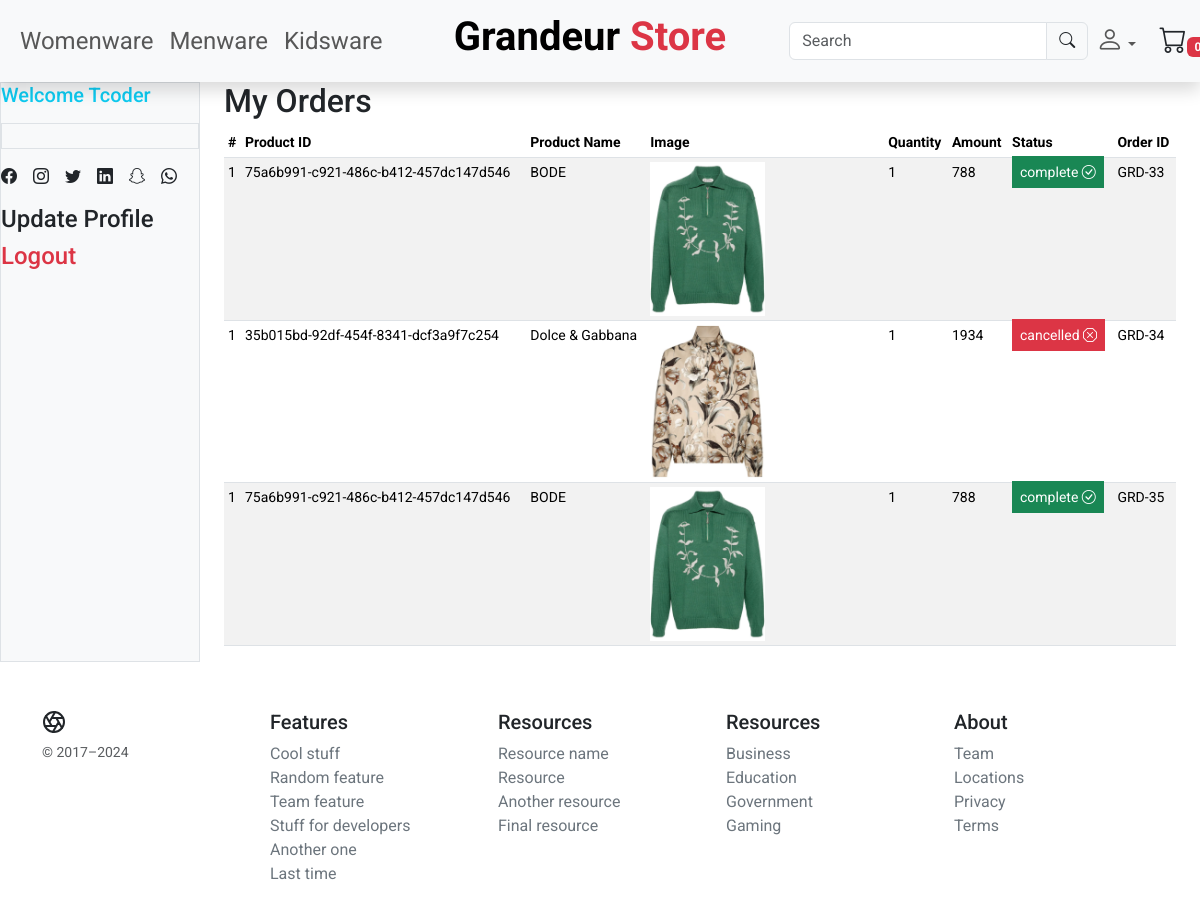
/users/dashboard/ (signed in), run on the app's committed database.
### stores/models.py (models this page shows, shortened)
class Category(models.Model):
    title = models.CharField(max_length=50)
    image = models.ImageField(upload_to='category')
    created = models.DateTimeField(auto_now_add=True)

class CartProduct(models.Model):
    product = models.ForeignKey(Product, on_delete=models.CASCADE,null=True,blank=True)
    cart = models.ForeignKey(Cart, on_delete=models.CASCADE,null=True,blank=True)
    quantity = models.PositiveIntegerField()
    subtotal = models.PositiveIntegerField()
    created = models.DateTimeField(auto_now_add=True)

class Product(models.Model):
    title = models.CharField(max_length=50)
    description = models.TextField()
    price = models.PositiveBigIntegerField()
    discount_price = models.PositiveBigIntegerField(null=True,blank=True)
    category = models.ForeignKey(Category, on_delete=models.CASCADE)
    main = models.ImageField(upload_to='product')
    photo1 = models.ImageField(upload_to='product',blank=True,null=True)
    photo2 = models.ImageField(upload_to='product',blank=True,null=True)
    photo3 = models.ImageField(upload_to='product',blank=True,null=True)
    photo4 = models.ImageField(upload_to='product',blank=True,null=True)
    delivery_date = models.CharField(max_length=50)
    return_policy = models.TextField()
    product_id = models.UUIDField(unique=True,default=uuid.uuid4)
    in_stock = models.IntegerField()
    available = models.BooleanField(default=True)
    created = models.DateTimeField(auto_now_add=True)

class Order(models.Model):
    cart = models.ForeignKey(Cart, on_delete=models.CASCADE, null=True)
    order_by = models.CharField(max_length=50)
    shipping_address = models.TextField()
    mobile = models.CharField(max_length=50)
    email = models.EmailField()
    subtotal = models.PositiveIntegerField()
    amount = models.PositiveIntegerField()
    created = models.DateTimeField(auto_now_add=True)
    order_status = models.CharField(max_length=50, choices=ORDER_STATUS, null=True, default='pending')
    payment_method = models.CharField(max_length=50, choices=PAYMENT_METHOD, null=True, default='paystack')
    payment_complete = models.BooleanField(default=False,null=True)
    ref = models.CharField(max_length=255,null=True)

### users/models.py (models this page shows, shortened)
class Profile(models.Model):
    GENDER = (
        ('M','Male'),
        ('F','Female'),
    )
    user = models.OneToOneField(User, on_delete=models.CASCADE)
    username = models.CharField(max_length=50, unique=True)
    fullname = models.CharField(max_length=50)
    email = models.EmailField(unique=True)
    phone = models.IntegerField()
    gender = models.CharField(max_length=50,choices=GENDER)
    profile_pix = models.ImageField(upload_to='profile', null=True,blank=True)

### users/views.py (the view)
# urls.py: path('dashboard/',views.dashboard,name='dashboard'),
@login_required(login_url='login')
def dashboard(request):
    profile = request.user.profile
    order = Order.objects.filter(cart__profile = profile).prefetch_related('cart__cartproduct_set__product')
    context={
        'profile':profile,
        'order':order
    }
    return render(request,'users/dashboard.html',context)

### stores/context_processor.py (called while the page is built, shortened)
def category(request):
    categorys = Category.objects.all()
    context={
        'category':categorys
    }
    return context

def cartproducts(request):
    cart_id = request.session.get('cart_id', None)
    cart_count = 0  # Initialize cart count to 0
    context = {
        'cart': cart_count
    }
    return context

### templates/users/dashboard.html (shortened to what this page needs)
{% extends 'base.html' %}
{% block content %}
  <div class="container-fluid">
    <div class="row">
      <div class="sidebar border border-right col-md-3 col-lg-2 p-0 bg-body-tertiary">
        <h5 class="text-info mb-3">Welcome {{profile.username |title}}</h5>
        <div class="">
            {% if profile.profile_pix %}
            <div class="overflow-hidden border">
            </div>
            {% else %}
            <div class="overflow-hidden border">
                <img  src="https://cdn.icon-icons.com/icons2/1378/PNG/512/avatardefault_92824.png" class="img-fluid" alt="">
            </div>
            {% endif %}
            <div class="social d-flex gap-3 my-3">
                <i class="bi bi-facebook"></i>
                <i class="bi bi-instagram"></i>
                <i class="bi bi-twitter"></i>
                <i class="bi bi-linkedin"></i>
                <i class="bi bi-snapchat"></i>
                <i class="bi bi-whatsapp"></i>
            </div>
        </div>
        <h4> <a class="text-decoration-none text-dark" href="{% url 'updateprofile' %}">Update Profile</a></h4>
        <h4><a class="text-decoration-none text-danger" href="{% url 'logout' %}">Logout</a></h4>
      </div>
      <main class="col-md-9 ms-sm-auto col-lg-10 px-md-4">
       {% if show_profile_form %}
         {% include "userapps/updateprofile.html" %}
       {% else %}
       {% if order %}
       <h2>My Orders</h2>
       <div class="table-responsive small">
         <table class="table table-striped table-sm">
           <thead>
             <tr>
               <th scope="col">#</th>
               <th scope="col">Product ID</th>
               <th scope="col">Product Name</th>
               <th scope="col">Image</th>
               <th scope="col">Quantity</th>
               <th scope="col">Amount</th>
               <th scope="col">Status</th>
               <th scope="col">Order ID</th>
             </tr>
           </thead>
           <tbody>
               {% for order in order %}
                 {% for cart in order.cart.cartproduct_set.all %}
                 <tr>
                  <td>{{forloop.counter}}</td>
                  <td>{{cart.product.product_id}}</td>
                  <td>{{cart.product.title}}</td>
                  <td class="w-25"><img src="{{cart.product.main.url}}" class="w-50"   alt=""></td>
                  <td>{{cart.quantity}}</td>
                  <td>{{order.amount}}</td>
                  <td>
                    {% if order.order_status == 'cancelled' %}
                        <span class="bg-danger  text-white p-2">{{ order.order_status }} <i class="bi bi-x-octagon"></i></span>
                    {% elif order.order_status == 'pending' %}
                        <span class="bg-warning  text-white p-2">{{ order.order_status }} <i class="bi bi-exclamation-octagon"></i></span>
                    {% elif order.order_status == 'complete' %}
                        <span class="bg-success p-2 text-white">{{ order.order_status }} <i class="bi bi-check-circle"></i></span>
                    {% endif %}
                </td>
                  <td>
                    GRD-{{cart.id}}
                  </td>
                </tr>
                 {% endfor %}
               {% endfor %}
           </tbody>
         </table>
       </div>
       {% else %}
       <p class="bg-danger text-white text-center py-3">You have Zero Order, kindly go shopping</p>
       <a href="{% url 'products' %}" class="btn btn-dark">Go Shopping</a>
       {% endif %}
       {% endif %}
      </main>
    </div>
  </div>
{% endblock content %}

### templates/_partials/_navbar.html (shortened to what this page needs)
<nav class="navbar navbar-expand-sm bg-light shadow navbar-light">
    <div class="container-fluid">
      <div class="d-none d-md-block">
        <ul class="navbar-nav mx-auto" style="font-size: 1.5rem;">
          {% if category %}
            {% for cat in category  %}
            <li class="nav-item">
              <a class="nav-link" href="{% url 'category' cat.id %}">{{cat.title|title}}</a>
            </li>
            {% endfor %}
          {% else %}
          <li class="nav-item">
            <a class="nav-link" href="#">No category to display here
            </a>
          </li>
          {% endif %}
        </ul>
      </div>
        <a class="navbar-brand d-none d-md-block mx-auto w-100 text-center" href="{% url 'index' %}"><h3 class="display-6 fw-bold">Grandeur <span class="text-danger">Store</span></h3></a>
        <div class="collapse navbar-collapse w-100" id="collapsibleNavbar">
          <form class="d-flex w-100" method="get" action="{% url 'search' %}">
            <div class="input-group">
              <input type="text" name="kword" class="form-control" placeholder="Search">
              <span class="input-group-text"><i class="bi bi-search"></i></span>
            </div>
          </form>
          <div class=" d-flex text-end gap-3 align-items-center w-25">
            <ul class="navbar-nav ms-auto">
              <li class="nav-item dropdown">
                <a class="nav-link dropdown-toggle"  role="button" data-bs-toggle="dropdown"><i class="bi bi-person" style="font-size: 1.7rem;"></i></a>
              </li>
            </ul>
            <a href="{% url 'my-cart' %}" class="text-decoration-none text-dark d-flex" >
              <i class="bi bi-cart" style="font-size: 1.7rem;"></i>
              <span class="badge bg-danger h-25 mt-3 me-0">{{cart}}</span>
            </a>
          </div>
        </div>
    </div>
  </nav>

### granduerstore/static/css/style.css (style rules this page uses)
* { font-family: "Roboto", sans-serif; }
.front, .back, img { width: 100%; height: 100%; }

### data on the page
Category: title "Womenware"
Category: title "Menware"
Category: title "Kidsware"
Profile: username "Tcoder"
Order: amount "788", order_status "complete"
CartProduct: product.product_id "75a6b991-c921-486c-b412-457dc147d546", product "BODE", product.main (picture), quantity "1", id "33"
Order: amount "1934", order_status "cancelled"
CartProduct: product.product_id "35b015bd-92df-454f-8341-dcf3a9f7c254", product "Dolce & Gabbana", product.main (picture), quantity "1", id "34"
Order: amount "788", order_status "complete"
CartProduct: product.product_id "75a6b991-c921-486c-b412-457dc147d546", product "BODE", product.main (picture), quantity "1", id "35"

### other printed values
{{ cart }} "0"
